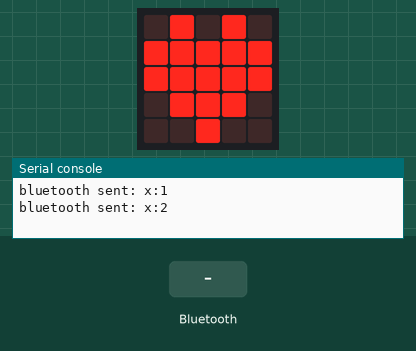
A program run on a simulated BBC micro:bit (MakeCode). On the bench: the board's 5×5 LED display, the last lines printed to the serial console. Inputs (shaded band) come from the test bench.

Above: at 1.8 s.
1.9 s: a phone connects over Bluetooth
At 2.9 s:
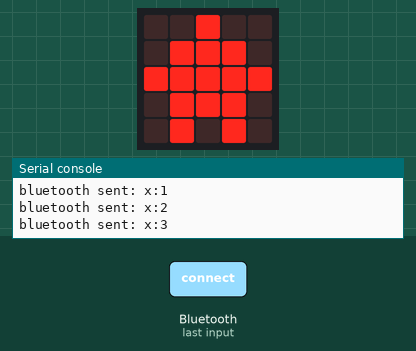
3.4 s: a phone disconnects over Bluetooth
At 4.0 s:
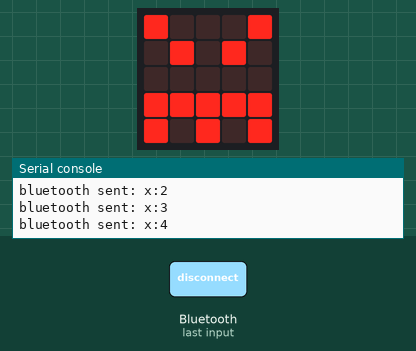
Timing chart, 0 to 6.4 s (numbered marks = the images above; inputs shaded):
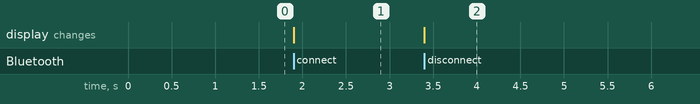

The program:

main.ts
```typescript
bluetooth.onBluetoothConnected(function () {
    basic.showIcon(IconNames.House)
})
bluetooth.onBluetoothDisconnected(function () {
    basic.showIcon(IconNames.Angry)
})
basic.showIcon(IconNames.Heart)
let v = 0
basic.forever(function () {
    v += 1
    bluetooth.uartWriteValue("x", v)
    basic.pause(1000)
})
```

test.ts
```typescript
// les tests vont ici ; cela ne sera pas compilé si ce paquet est utilisé en tant qu'extension.
```

Measured:
- after the input at 1.9 s, the display: changes at once (image 1)
- after the input at 3.4 s, the display: changes at once (image 2)
